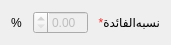
   <widget class="QWidget" name="horizontalLayoutWidget_8">
    <property name="geometry">
     <rect>
      <x>140</x>
      <y>120</y>
      <width>171</width>
      <height>31</height>
     </rect>
    </property>
    <layout class="QHBoxLayout" name="horizontalLayout_11">
     <item>
      <widget class="QLabel" name="label_17">
       <property name="maximumSize">
        <size>
         <width>16</width>
         <height>16777215</height>
        </size>
       </property>
       <property name="layoutDirection">
        <enum>Qt::RightToLeft</enum>
       </property>
       <property name="text">
        <string>%</string>
       </property>
       <property name="scaledContents">
        <bool>false</bool>
       </property>
       <property name="margin">
        <number>0</number>
       </property>
       <property name="indent">
        <number>-1</number>
       </property>
      </widget>
     </item>
     <item>
      <widget class="QDoubleSpinBox" name="QDubleSpiner_interestRate">
       <property name="enabled">
        <bool>false</bool>
       </property>
       <property name="maximumSize">
        <size>
         <width>55</width>
         <height>16777215</height>
        </size>
       </property>
       <property name="layoutDirection">
        <enum>Qt::RightToLeft</enum>
       </property>
       <property name="styleSheet">
        <string notr="true"/>
       </property>
       <property name="minimum">
        <double>0.000000000000000</double>
       </property>
       <property name="maximum">
        <double>100.000000000000000</double>
       </property>
       <property name="value">
        <double>0.000000000000000</double>
       </property>
      </widget>
     </item>
     <item>
      <widget class="QLabel" name="label_18">
       <property name="maximumSize">
        <size>
         <width>107</width>
         <height>16777215</height>
        </size>
       </property>
       <property name="layoutDirection">
        <enum>Qt::RightToLeft</enum>
       </property>
       <property name="text">
        <string>&lt;html&gt;&lt;head/&gt;&lt;body&gt;&lt;p align=&quot;right&quot;&gt;&lt;span style=&quot; color:#ef2929;&quot;&gt;*&lt;/span&gt;&lt;span style=&quot; color:#000000;&quot;&gt;نسبه&lt;/span&gt;&lt;span style=&quot; color:#ef2929;&quot;/&gt;الفائدة&lt;/p&gt;&lt;/body&gt;&lt;/html&gt;</string>
       </property>
       <property name="scaledContents">
        <bool>false</bool>
       </property>
       <property name="margin">
        <number>0</number>
       </property>
       <property name="indent">
        <number>-1</number>
       </property>
      </widget>
     </item>
    </layout>
   </widget>
